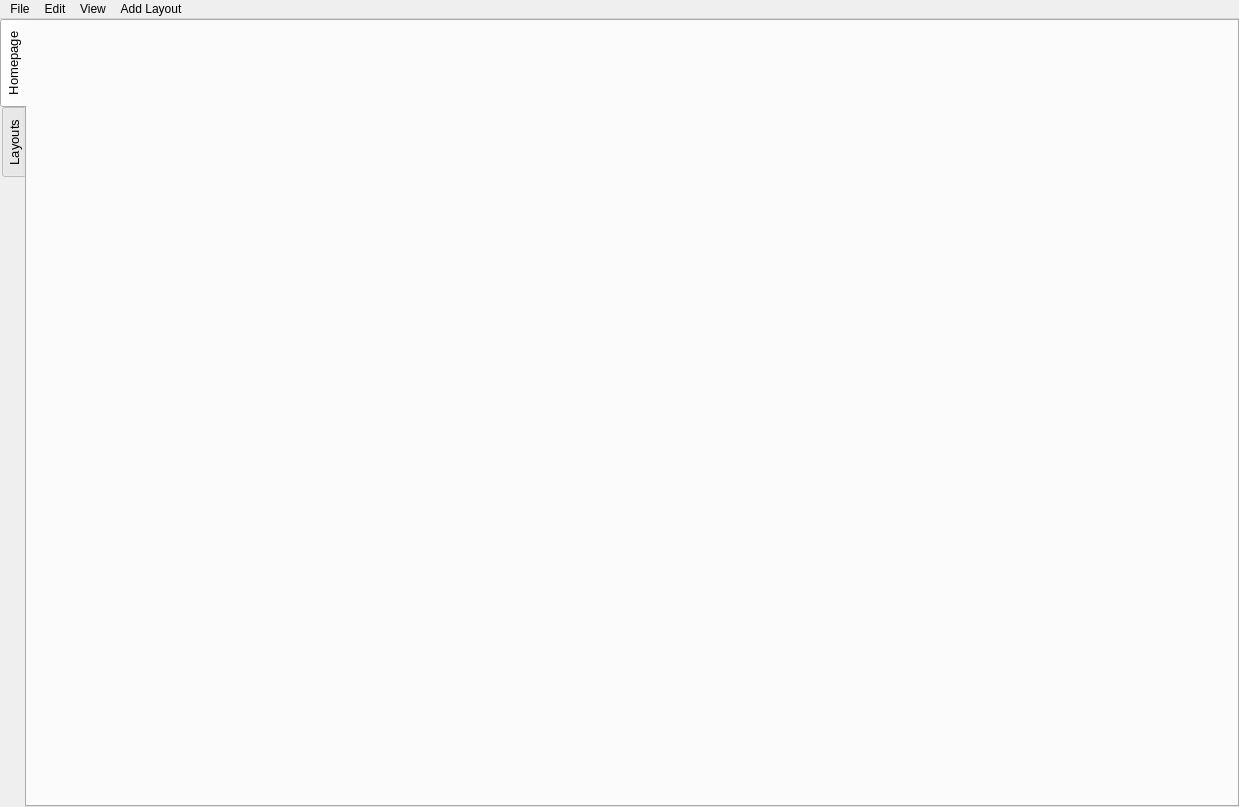
<?xml version="1.0" encoding="UTF-8"?>
<ui version="4.0">
 <class>MainWindow</class>
 <widget class="QMainWindow" name="MainWindow">
  <property name="geometry">
   <rect>
    <x>0</x>
    <y>0</y>
    <width>1239</width>
    <height>807</height>
   </rect>
  </property>
  <property name="sizePolicy">
   <sizepolicy hsizetype="MinimumExpanding" vsizetype="MinimumExpanding">
    <horstretch>0</horstretch>
    <verstretch>0</verstretch>
   </sizepolicy>
  </property>
  <property name="minimumSize">
   <size>
    <width>800</width>
    <height>400</height>
   </size>
  </property>
  <property name="font">
   <font>
    <weight>50</weight>
    <bold>false</bold>
    <kerning>true</kerning>
   </font>
  </property>
  <property name="windowTitle">
   <string>DAATA GUI</string>
  </property>
  <property name="styleSheet">
   <string notr="true"/>
  </property>
  <widget class="QWidget" name="centralwidget">
   <layout class="QGridLayout" name="centralLayout">
    <property name="leftMargin">
     <number>0</number>
    </property>
    <property name="topMargin">
     <number>0</number>
    </property>
    <property name="rightMargin">
     <number>0</number>
    </property>
    <property name="bottomMargin">
     <number>0</number>
    </property>
    <item row="0" column="0">
     <widget class="QTabWidget" name="tabWidget_central">
      <property name="font">
       <font>
        <pointsize>10</pointsize>
       </font>
      </property>
      <property name="styleSheet">
       <string notr="true"/>
      </property>
      <property name="tabPosition">
       <enum>QTabWidget::West</enum>
      </property>
      <property name="tabShape">
       <enum>QTabWidget::Rounded</enum>
      </property>
      <property name="currentIndex">
       <number>0</number>
      </property>
      <property name="elideMode">
       <enum>Qt::ElideNone</enum>
      </property>
      <property name="usesScrollButtons">
       <bool>false</bool>
      </property>
      <widget class="QWidget" name="tab_homepage">
       <property name="sizePolicy">
        <sizepolicy hsizetype="MinimumExpanding" vsizetype="MinimumExpanding">
         <horstretch>0</horstretch>
         <verstretch>0</verstretch>
        </sizepolicy>
       </property>
       <attribute name="title">
        <string>Homepage</string>
       </attribute>
       <layout class="QGridLayout" name="gridLayout_tab_homepage">
        <property name="leftMargin">
         <number>0</number>
        </property>
        <property name="topMargin">
         <number>0</number>
        </property>
        <property name="rightMargin">
         <number>0</number>
        </property>
        <property name="bottomMargin">
         <number>0</number>
        </property>
       </layout>
      </widget>
      <widget class="QWidget" name="tab_scenes">
       <property name="sizePolicy">
        <sizepolicy hsizetype="MinimumExpanding" vsizetype="MinimumExpanding">
         <horstretch>0</horstretch>
         <verstretch>0</verstretch>
        </sizepolicy>
       </property>
       <attribute name="title">
        <string>Layouts</string>
       </attribute>
       <layout class="QGridLayout" name="gridLayout_tab_layouts" rowstretch="0">
        <property name="sizeConstraint">
         <enum>QLayout::SetDefaultConstraint</enum>
        </property>
        <property name="leftMargin">
         <number>0</number>
        </property>
        <property name="topMargin">
         <number>0</number>
        </property>
        <property name="rightMargin">
         <number>0</number>
        </property>
        <property name="bottomMargin">
         <number>0</number>
        </property>
        <property name="horizontalSpacing">
         <number>6</number>
        </property>
        <item row="0" column="0">
         <widget class="QTabWidget" name="tabWidget">
          <property name="tabShape">
           <enum>QTabWidget::Rounded</enum>
          </property>
          <property name="iconSize">
           <size>
            <width>16</width>
            <height>16</height>
           </size>
          </property>
          <property name="tabsClosable">
           <bool>true</bool>
          </property>
          <property name="movable">
           <bool>true</bool>
          </property>
          <widget class="QWidget" name="tab">
           <attribute name="title">
            <string>Tab 1</string>
           </attribute>
          </widget>
          <widget class="QWidget" name="tab_2">
           <attribute name="title">
            <string>Tab 2</string>
           </attribute>
          </widget>
         </widget>
        </item>
       </layout>
      </widget>
     </widget>
    </item>
   </layout>
  </widget>
  <widget class="QMenuBar" name="menuBar">
   <property name="geometry">
    <rect>
     <x>0</x>
     <y>0</y>
     <width>1239</width>
     <height>22</height>
    </rect>
   </property>
   <property name="defaultUp">
    <bool>false</bool>
   </property>
   <property name="nativeMenuBar">
    <bool>true</bool>
   </property>
   <widget class="QMenu" name="menuFile">
    <property name="title">
     <string>File</string>
    </property>
   </widget>
   <widget class="QMenu" name="menuEdit">
    <property name="title">
     <string>Edit</string>
    </property>
   </widget>
   <widget class="QMenu" name="menuView">
    <property name="title">
     <string>View</string>
    </property>
    <addaction name="action_parentChildrenTree"/>
   </widget>
   <widget class="QMenu" name="menuAdd_Layout">
    <property name="title">
     <string>Add Layout</string>
    </property>
   </widget>
   <addaction name="menuFile"/>
   <addaction name="menuEdit"/>
   <addaction name="menuView"/>
   <addaction name="menuAdd_Layout"/>
  </widget>
  <action name="actionTest">
   <property name="text">
    <string>Test</string>
   </property>
  </action>
  <action name="action_parentChildrenTree">
   <property name="text">
    <string>Parent/children tree</string>
   </property>
   <property name="toolTip">
    <string>Display a tree of all parent objects and their respective children for the current UI layout</string>
   </property>
  </action>
 </widget>
 <resources/>
 <connections/>
</ui>
